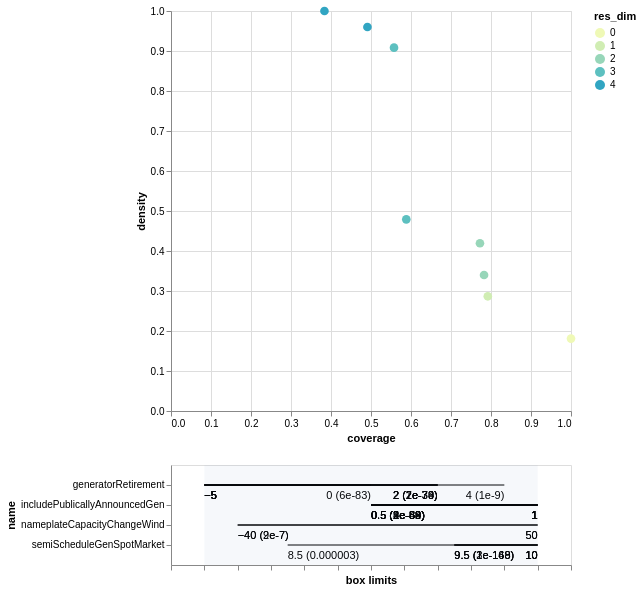

This figure's notebook cell:
### Code cell
box1.inspect_tradeoff()

### Figure 1 — Vega-Lite specification as saved in the notebook (floating-point values rounded to 4 significant figures)
{"config": {"view": {"continuousWidth": 400, "continuousHeight": 300}}, "vconcat": [{"data": {"name": "data-0300fa6f3e6e55ef6b66197c967166f6"}, "mark": {"type": "circle", "size": 75}, "encoding": {"color": {"type": "ordinal", "field": "res_dim", "scale": {"range": ["#eff9b6", "#d0edb3", "#97d6b9", "#5dc0c0", "#31a5c2", "#1f80b8", "#2354a3", "#21318d"]}}, "opacity": {"condition": {"value": 1, "selection": "selector003"}, "value": 0.4}, "tooltip": [{"type": "ordinal", "field": "id"}, {"type": "quantitative", "field": "coverage", "format": ".2"}, {"type": "quantitative", "field": "density", "format": ".2"}, {"type": "ordinal", "field": "res_dim"}], "x": {"type": "quantitative", "field": "coverage"}, "y": {"type": "quantitative", "field": "density"}}, "height": 400, "selection": {"selector003": {"type": "single", "fields": ["id"]}}, "width": 400}, {"layer": [{"data": {"name": "data-00accd140659e8ef3813c93a2334513b"}, "mark": "rule", "encoding": {"x": {"type": "quantitative", "axis": {"grid": false, "labels": false, "title": "box limits"}, "field": "x_lower", "scale": {"domain": [0, 1], "padding": 0.1}}, "x2": {"field": "x_upper"}, "y": {"type": "nominal", "field": "name", "scale": {"padding": 1.0}}}, "transform": [{"calculate": "(datum.x1-datum.minimum)/(datum.maximum-datum.minimum)", "as": "x_lower"}, {"calculate": "(datum.x2-datum.minimum)/(datum.maximum-datum.minimum)", "as": "x_upper"}, {"filter": {"selection": "selector003"}}], "width": 400}, {"data": {"name": "data-00accd140659e8ef3813c93a2334513b"}, "mark": {"type": "text", "align": "left", "baseline": "top", "dy": 5}, "encoding": {"text": {"type": "ordinal", "field": "text"}, "x": {"type": "quantitative", "axis": {"grid": false, "labels": false, "title": "box limits"}, "field": "x_lower", "scale": {"domain": [0, 1], "padding": 0.1}}, "x2": {"field": "x_upper"}, "y": {"type": "nominal", "field": "name", "scale": {"padding": 1.0}}}, "transform": [{"calculate": "(datum.x1-datum.minimum)/(datum.maximum-datum.minimum)", "as": "x_lower"}, {"calculate": "(datum.x2-datum.minimum)/(datum.maximum-datum.minimum)", "as": "x_upper"}, {"filter": {"selection": "selector003"}}, {"calculate": "datum.qp_lower>0?format(datum.x1, \".2\")+\" (\"+format(datum.qp_lower, \".1~g\")+\")\" :format(datum.x1, \".2\")", "as": "text"}], "width": 400}, {"data": {"name": "data-00accd140659e8ef3813c93a2334513b"}, "mark": {"type": "text", "align": "right", "baseline": "top", "dy": 5}, "encoding": {"text": {"type": "ordinal", "field": "text"}, "x": {"type": "quantitative", "field": "x_upper"}, "x2": {"field": "x_upper"}, "y": {"type": "nominal", "field": "name", "scale": {"padding": 1.0}}}, "transform": [{"calculate": "(datum.x1-datum.minimum)/(datum.maximum-datum.minimum)", "as": "x_lower"}, {"calculate": "(datum.x2-datum.minimum)/(datum.maximum-datum.minimum)", "as": "x_upper"}, {"filter": {"selection": "selector003"}}, {"calculate": "datum.qp_upper>0?format(datum.x2, \".2\")+\" (\"+format(datum.qp_upper, \".1\")+\")\" :format(datum.x2, \".2\")", "as": "text"}], "width": 400}, {"data": {"name": "data-bb8d07f6df3d47a6a475317795287b23"}, "mark": {"type": "rect", "opacity": 0.05}, "encoding": {"x": {"type": "quantitative", "field": "start"}, "x2": {"field": "end"}}}, {"data": {"name": "data-d751713988987e9331980363e24189ce"}, "mark": "point", "encoding": {"x": {"type": "quantitative", "field": "x"}, "y": {"type": "nominal", "field": "name"}}, "transform": [{"filter": {"selection": "selector003"}}], "width": 400}, {"data": {"name": "data-d751713988987e9331980363e24189ce"}, "mark": {"type": "text", "align": "center", "baseline": "top", "dy": 5}, "encoding": {"text": {"type": "nominal", "field": "item"}, "x": {"type": "quantitative", "field": "x"}, "y": {"type": "nominal", "field": "name"}}, "transform": [{"filter": {"selection": "selector003"}}], "width": 400}]}], "$schema": "https://vega.github.io/schema/vega-lite/v4.0.2.json", "datasets": {"data-0300fa6f3e6e55ef6b66197c967166f6": [{"coverage": 1.0, "density": 0.181, "id": 0, "mass": 1.0, "mean": 0.181, "res_dim": 0}, {"coverage": 0.792, "density": 0.2867, "id": 1, "mass": 0.5, "mean": 0.2867, "res_dim": 1}, {"coverage": 0.7826, "density": 0.34, "id": 2, "mass": 0.4167, "mean": 0.34, "res_dim": 2}, {"coverage": 0.7724, "density": 0.4194, "id": 3, "mass": 0.3333, "mean": 0.4194, "res_dim": 2}, {"coverage": 0.5882, "density": 0.4792, "id": 4, "mass": 0.2222, "mean": 0.4792, "res_dim": 3}, {"coverage": 0.5575, "density": 0.9083, "id": 5, "mass": 0.1111, "mean": 0.9083, "res_dim": 3}, {"coverage": 0.491, "density": 0.96, "id": 6, "mass": 0.09259, "mean": 0.96, "res_dim": 4}, {"coverage": 0.3836, "density": 1.0, "id": 7, "mass": 0.06944, "mean": 1.0, "res_dim": 4}], "data-00accd140659e8ef3813c93a2334513b": [{"x1": 0.5, "x2": 1.0, "name": "includePublicallyAnnouncedGen", "id": 1, "minimum": 0.0, "maximum": 1.0, "qp_lower": 4.72e-49, "qp_upper": -1.0}, {"x1": -5.0, "x2": 4.0, "name": "generatorRetirement", "id": 2, "minimum": -5.0, "maximum": 5.0, "qp_lower": -1.0, "qp_upper": 9.802e-10}, {"x1": 0.5, "x2": 1.0, "name": "includePublicallyAnnouncedGen", "id": 2, "minimum": 0.0, "maximum": 1.0, "qp_lower": 1.622e-50, "qp_upper": -1.0}, {"x1": -5.0, "x2": 2.0, "name": "generatorRetirement", "id": 3, "minimum": -5.0, "maximum": 5.0, "qp_lower": -1.0, "qp_upper": 1.093e-39}, {"x1": 0.5, "x2": 1.0, "name": "includePublicallyAnnouncedGen", "id": 3, "minimum": 0.0, "maximum": 1.0, "qp_lower": 1.639e-53, "qp_upper": -1.0}, {"x1": -5.0, "x2": 2.0, "name": "generatorRetirement", "id": 4, "minimum": -5.0, "maximum": 5.0, "qp_lower": -1.0, "qp_upper": 2.346e-33}, {"x1": 0.5, "x2": 1.0, "name": "includePublicallyAnnouncedGen", "id": 4, "minimum": 0.0, "maximum": 1.0, "qp_lower": 9.228e-39, "qp_upper": -1.0}, {"x1": 8.5, "x2": 10.0, "name": "semiScheduleGenSpotMarket", "id": 4, "minimum": 8.0, "maximum": 10.0, "qp_lower": 2.773e-06, "qp_upper": -1.0}, {"x1": -5.0, "x2": 2.0, "name": "generatorRetirement", "id": 5, "minimum": -5.0, "maximum": 5.0, "qp_lower": -1.0, "qp_upper": 7.375e-70}, {"x1": 0.5, "x2": 1.0, "name": "includePublicallyAnnouncedGen", "id": 5, "minimum": 0.0, "maximum": 1.0, "qp_lower": 2.481e-84, "qp_upper": -1.0}, {"x1": 9.5, "x2": 10.0, "name": "semiScheduleGenSpotMarket", "id": 5, "minimum": 8.0, "maximum": 10.0, "qp_lower": 1.544e-168, "qp_upper": -1.0}, {"x1": -5.0, "x2": 2.0, "name": "generatorRetirement", "id": 6, "minimum": -5.0, "maximum": 5.0, "qp_lower": -1.0, "qp_upper": 2.313e-74}, {"x1": 0.5, "x2": 1.0, "name": "includePublicallyAnnouncedGen", "id": 6, "minimum": 0.0, "maximum": 1.0, "qp_lower": 4.034e-82, "qp_upper": -1.0}, {"x1": -40.0, "x2": 50.0, "name": "nameplateCapacityChangeWind", "id": 6, "minimum": -50.0, "maximum": 50.0, "qp_lower": 8.815e-07, "qp_upper": -1.0}, {"x1": 9.5, "x2": 10.0, "name": "semiScheduleGenSpotMarket", "id": 6, "minimum": 8.0, "maximum": 10.0, "qp_lower": 3.155e-168, "qp_upper": -1.0}, {"x1": -5.0, "x2": 0.0, "name": "generatorRetirement", "id": 7, "minimum": -5.0, "maximum": 5.0, "qp_lower": -1.0, "qp_upper": 6.386e-83}, {"x1": 0.5, "x2": 1.0, "name": "includePublicallyAnnouncedGen", "id": 7, "minimum": 0.0, "maximum": 1.0, "qp_lower": 1.401e-68, "qp_upper": -1.0}, {"x1": -40.0, "x2": 50.0, "name": "nameplateCapacityChangeWind", "id": 7, "minimum": -50.0, "maximum": 50.0, "qp_lower": 2.369e-07, "qp_upper": -1.0}, {"x1": 9.5, "x2": 10.0, "name": "semiScheduleGenSpotMarket", "id": 7, "minimum": 8.0, "maximum": 10.0, "qp_lower": 1.13e-149, "qp_upper": -1.0}], "data-bb8d07f6df3d47a6a475317795287b23": [{"end": 1, "start": 0}], "data-d751713988987e9331980363e24189ce": []}}
